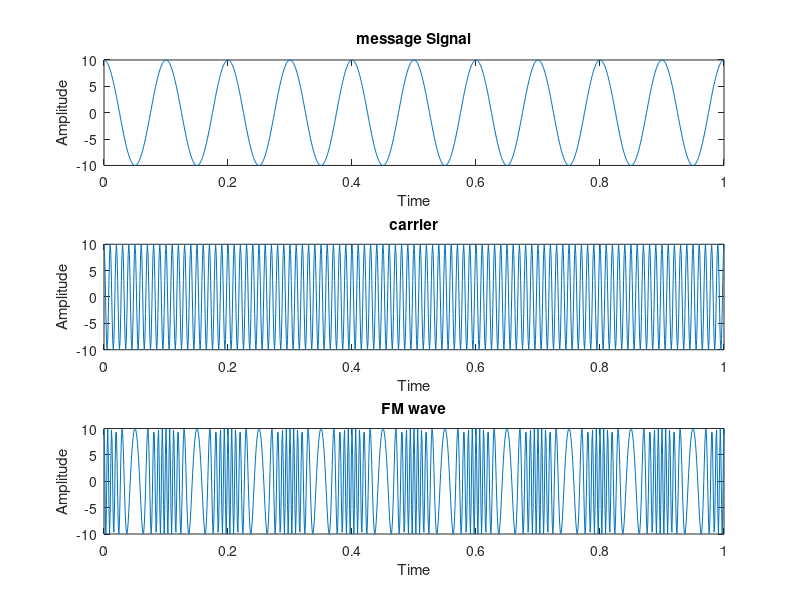

The MATLAB script that drew this image:
clear all;
t=0:0.001:1;
Amsg=10;
Acar=10;
fmsg=10;
fcar=100;
kf=7;

msg=Amsg*cos(2*pi*fmsg*t);
subplot(3,1,1);
plot(t,msg);
xlabel('Time');
ylabel('Amplitude');
title('message Signal');
carr=Acar*cos(2*pi*fcar*t);
subplot(3,1,2);
plot(t,carr);
xlabel('Time');
ylabel('Amplitude');
title('carrier');

mod_wave=Acar*cos(2*pi*fcar*t+kf.*sin(2*pi*fmsg*t));
subplot(3,1,3);
plot(t,mod_wave);
xlabel('Time');
ylabel('Amplitude');
title('FM wave');
